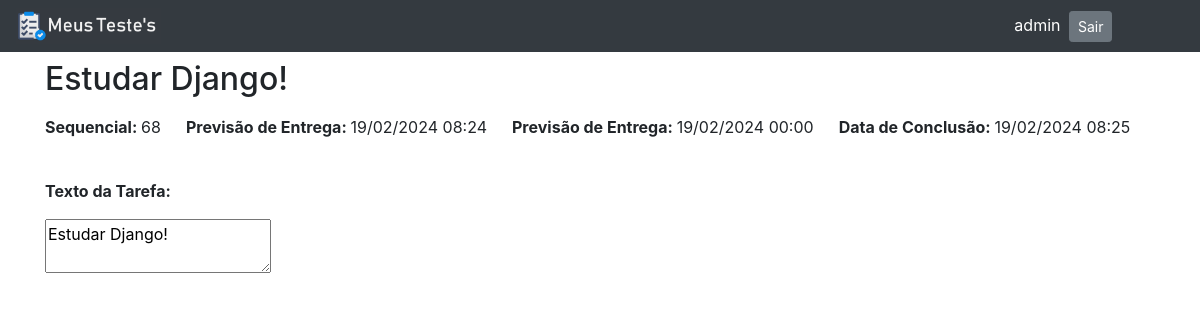
Page /task/68/ (signed in) on the committed database.
### tasks/models.py (models this page shows, shortened)
class Task(models.Model):
    usuario = models.ForeignKey(User, on_delete=models.PROTECT, blank=True)
    text_description=models.CharField(max_length=100)
    date_register=models.DateTimeField(auto_now_add=True)
    date_delivery=models.DateTimeField()
    date_complete=models.DateTimeField(null=True, blank=True)
    class Meta:
        ordering = ['date_delivery']

### tasks/views.py (the view)
# urls.py: path('task/<int:pk>/', views.Task.as_view(), name='Taskk'),
class Task(LoginRequiredMixin, generic.DetailView):
    model=models.Task
    context_object_name='task'
    template_name='tasks/task.html'

### templates/tasks/task.html (shortened to what this page needs)
{% extends 'base.html' %}
{% block h2 %}{{ task.text_description }}{% endblock %}
{% block main %}
    <div class="div mt-3">
        <p>
            <strong>Sequencial: </strong>{{ task.pk }}
            <strong>Previsão de Entrega: </strong>{{ task.date_register|date:"SHORT_DATETIME_FORMAT" }}
            <strong>Previsão de Entrega: </strong>{{ task.date_delivery|date:"SHORT_DATETIME_FORMAT" }}
            <strong>Data de Conclusão: </strong>{{ task.date_complete|date:"SHORT_DATETIME_FORMAT"|default:"-" }}
        </p><br>
        <p><Strong>Texto da Tarefa: </Strong></p>
        <textarea>{{ task.text_description }}</textarea>
    </div>
{% endblock %}

### templates/base.html (shortened to what this page needs)
{% load static %}
<!DOCTYPE html>
<html lang="pt-br">
    <head>
        <link rel="stylesheet" href="https://stackpath.bootstrapcdn.com/bootstrap/4.1.3/css/bootstrap.min.css">
    </head>
    <body>
        <nav class="navbar navbar-dark bg-dark row text-white">
            <div class="col-sm-10">
                <a href="{% url 'tasks:Index' %}">
                    <img src="{% static 'tasks/img/meustestes.jpg' %}" alt="logo" width="15%">
                </a>
            </div>
                {% if request.user.is_authenticated %}
            <div class="col-sm-2">
                <form method="post" action="{% url 'logout' %}">{% csrf_token %}
                        {{ request.user }}
                        <input type="submit" class="btn btn-sm btn-secondary ml-1" value="Sair">
                </form>
                {% endif %}
            </div>
        </nav>
        <main class="container mt-2">
            <h2>{% block h2 %}{% endblock %}</h2>
            {% block main %}{% endblock %}
        </main>
    </body>
</html>

### rows in the picture
Task: text_description "Estudar Django!", pk "68", date_register "19/02/2024 08:24", date_delivery "19/02/2024 00:00", date_complete "19/02/2024 08:25"

### other values in the picture
{{ request.user }} "admin"
